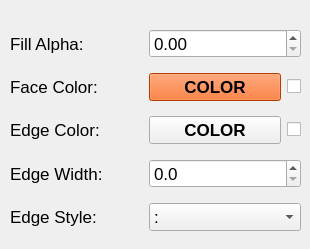
    <widget class="QWidget" name="tab_4">
     <attribute name="title">
      <string>Fill</string>
     </attribute>
     <widget class="QWidget" name="gridLayoutWidget_11">
      <property name="geometry">
       <rect>
        <x>10</x>
        <y>20</y>
        <width>291</width>
        <height>220</height>
       </rect>
      </property>
      <layout class="QGridLayout" name="gridLayout_11" columnstretch="1,1,0">
       <item row="2" column="0">
        <widget class="QLabel" name="label_17">
         <property name="font">
          <font>
           <family>Arial</family>
           <pointsize>13</pointsize>
          </font>
         </property>
         <property name="text">
          <string>Edge Color:</string>
         </property>
        </widget>
       </item>
       <item row="3" column="0">
        <widget class="QLabel" name="label_18">
         <property name="font">
          <font>
           <family>Arial</family>
           <pointsize>13</pointsize>
          </font>
         </property>
         <property name="text">
          <string>Edge Width:</string>
         </property>
        </widget>
       </item>
       <item row="2" column="1">
        <widget class="QPushButton" name="btnFEC">
         <property name="font">
          <font>
           <family>Arial</family>
           <pointsize>13</pointsize>
           <weight>75</weight>
           <bold>true</bold>
          </font>
         </property>
         <property name="text">
          <string>COLOR</string>
         </property>
        </widget>
       </item>
       <item row="0" column="0">
        <widget class="QLabel" name="label_15">
         <property name="font">
          <font>
           <family>Arial</family>
           <pointsize>13</pointsize>
          </font>
         </property>
         <property name="text">
          <string>Fill Alpha:</string>
         </property>
        </widget>
       </item>
       <item row="4" column="0">
        <widget class="QLabel" name="label_19">
         <property name="font">
          <font>
           <family>Arial</family>
           <pointsize>13</pointsize>
          </font>
         </property>
         <property name="text">
          <string>Edge Style:</string>
         </property>
        </widget>
       </item>
       <item row="1" column="1">
        <widget class="QPushButton" name="btnFFC">
         <property name="font">
          <font>
           <family>Arial</family>
           <pointsize>13</pointsize>
           <weight>75</weight>
           <bold>true</bold>
          </font>
         </property>
         <property name="styleSheet">
          <string notr="true">background-color: #ff5500;</string>
         </property>
         <property name="text">
          <string>COLOR</string>
         </property>
        </widget>
       </item>
       <item row="1" column="0">
        <widget class="QLabel" name="label_16">
         <property name="font">
          <font>
           <family>Arial</family>
           <pointsize>13</pointsize>
          </font>
         </property>
         <property name="text">
          <string>Face Color:</string>
         </property>
        </widget>
       </item>
       <item row="1" column="2">
        <widget class="QCheckBox" name="chbColorMatch2">
         <property name="text">
          <string/>
         </property>
        </widget>
       </item>
       <item row="2" column="2">
        <widget class="QCheckBox" name="chbColorMatch1">
         <property name="text">
          <string/>
         </property>
        </widget>
       </item>
       <item row="0" column="1" colspan="2">
        <widget class="QDoubleSpinBox" name="sbFA">
         <property name="font">
          <font>
           <family>Arial</family>
           <pointsize>13</pointsize>
          </font>
         </property>
         <property name="decimals">
          <number>2</number>
         </property>
         <property name="maximum">
          <double>1.000000000000000</double>
         </property>
         <property name="singleStep">
          <double>0.010000000000000</double>
         </property>
        </widget>
       </item>
       <item row="3" column="1" colspan="2">
        <widget class="QDoubleSpinBox" name="sbFEW">
         <property name="font">
          <font>
           <family>Arial</family>
           <pointsize>13</pointsize>
          </font>
         </property>
         <property name="decimals">
          <number>1</number>
         </property>
         <property name="singleStep">
          <double>0.100000000000000</double>
         </property>
        </widget>
       </item>
       <item row="4" column="1" colspan="2">
        <widget class="QComboBox" name="cbFES">
         <property name="font">
          <font>
           <family>Arial</family>
           <pointsize>13</pointsize>
          </font>
         </property>
         <item>
          <property name="text">
           <string>:</string>
          </property>
         </item>
         <item>
          <property name="text">
           <string>-.</string>
          </property>
         </item>
         <item>
          <property name="text">
           <string>--</string>
          </property>
         </item>
         <item>
          <property name="text">
           <string>-</string>
          </property>
         </item>
         <item>
          <property name="text">
           <string/>
          </property>
         </item>
        </widget>
       </item>
      </layout>
     </widget>
    </widget>
